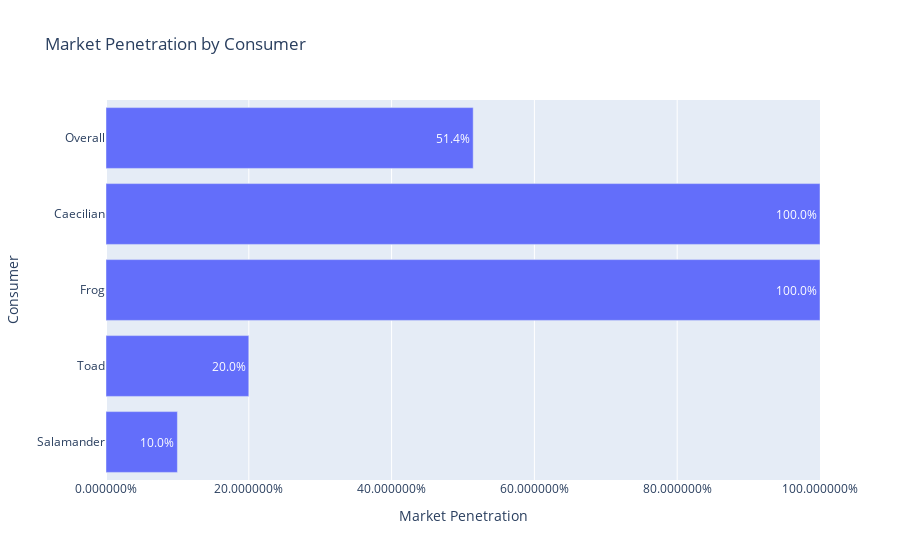

The code cell stored with this chart in its notebook:
### Markdown cell above
## A Closer Look at Ecosystems with Plots

Text is great, but sometimes a picture (or a plot) says a thousand words. Using the ecosystem from above, let's
visualize market and supply information.

### Code cell
ecosystem.plot_market_penetration();

### Figure 1 — Plotly figure (JSON) as saved in the notebook; plotly's stock layout.template omitted (floating-point values rounded to 4 significant figures)
{"data": [{"alignmentgroup": "True", "hovertemplate": "variable=0<br>Market Penetration=%{x}<br>Consumer=%{y}<br>text=%{text}<extra></extra>", "legendgroup": "0", "marker": {"color": "#636efa"}, "name": "0", "offsetgroup": "0", "orientation": "h", "showlegend": true, "text": ["10.0%", "20.0%", "100.0%", "100.0%", "51.4%"], "textposition": "auto", "type": "bar", "x": [0.1, 0.2, 1.0, 1.0, 0.5143], "xaxis": "x", "y": ["Salamander", "Toad", "Frog", "Caecilian", "Overall"], "yaxis": "y"}], "layout": {"barmode": "relative", "legend": {"title": {"text": "variable"}, "tracegroupgap": 0}, "showlegend": false, "title": {"text": "Market Penetration by Consumer"}, "xaxis": {"anchor": "y", "domain": [0.0, 1.0], "range": [0, 1], "tickformat": "%", "title": {"text": "Market Penetration"}}, "yaxis": {"anchor": "x", "domain": [0.0, 1.0], "title": {"text": "Consumer"}}}}
